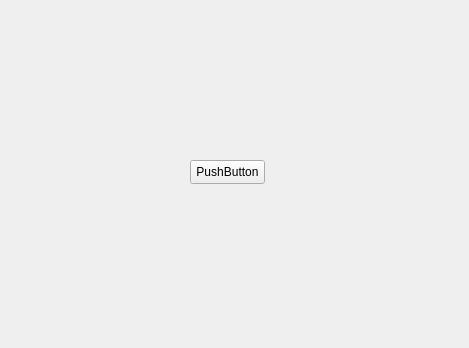
<?xml version="1.0" encoding="UTF-8"?>
<ui version="4.0">
 <class>Form</class>
 <widget class="QWidget" name="Form">
  <property name="geometry">
   <rect>
    <x>0</x>
    <y>0</y>
    <width>469</width>
    <height>348</height>
   </rect>
  </property>
  <property name="windowTitle">
   <string>Form</string>
  </property>
  <widget class="QPushButton" name="pushButton">
   <property name="geometry">
    <rect>
     <x>190</x>
     <y>160</y>
     <width>75</width>
     <height>24</height>
    </rect>
   </property>
   <property name="text">
    <string>PushButton</string>
   </property>
  </widget>
 </widget>
 <resources/>
 <connections/>
</ui>
